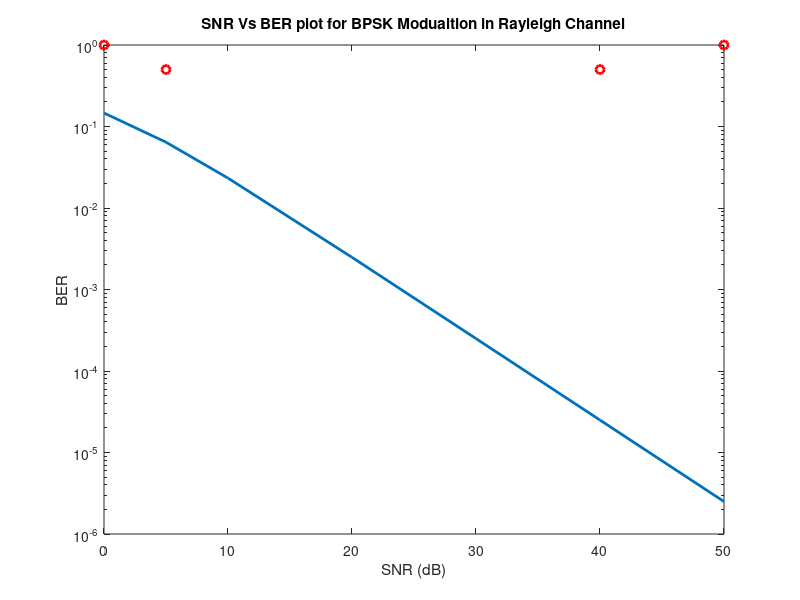

Here is the MATLAB script that generated this plot: (Note: this script raises an error after producing the figure.)
% MATLAB Script for computing the BER for BPSK modulation in a
% Rayleigh fading channel and compred to AWGN Channel
% Clear all the previously used variables
clear all;
close all
 
format long;
% Frame Length
bit_count = 2;
% Number of the frames
frames = 1;
%Range of SNR over which to simulate
SNR = [0 5 10 20 30 40 50];
% Start the main calculation loop
for aa = 1: 1: length(SNR)
    
    % Initiate variables
    T_Errors = 0;
    T_bits = 0;
    
    % Keep going until you get 100 errors
    for frame = 1:1:frames
    
        % Generate some random bits
        uncoded_bits  = round(rand(1,bit_count));
        % BPSK modulator
        tx = -2*(uncoded_bits-0.5);
    
        % Noise variance
        N0 = 1/10^(SNR(aa)/10); % noise over 1 bit data
        
        % Rayleigh channel fading
        h = 1/sqrt(2)*[randn(1,length(tx)) + j*randn(1,length(tx))] 
        % Send over Gaussian Link to the receiver
        rx = h.*tx + sqrt(N0/2)*(randn(1,length(tx))+i*randn(1,length(tx)));
        
%---------------------------------------------------------------
        % Equalization to remove fading effects. Ideal Equalization
        % Considered
        rx = rx./h;
        
        % BPSK demodulator at the Receiver
        rx2 = rx < 0; % less than 0 --> 0, greater than 0 --> 1 ??
    
        % Calculate Bit Errors
        diff = uncoded_bits - rx2;
        T_Errors = T_Errors + sum(abs(diff));
        T_bits = T_bits + length(uncoded_bits);
        
    end
    % Calculate Bit Error Rate
    BER(aa) = T_Errors / T_bits;
    disp(sprintf('bit error probability = %f',BER(aa)));
end
  
%------------------------------------------------------------
% Finally plot the BER Vs. SNR(dB) Curve on logarithmic scale 
% Calculate BER through Simulation
% Rayleigh Theoretical BER
SNRLin = 10.^(SNR/10);
theoryBer = 0.5.*(1-sqrt(SNRLin./(SNRLin+1)));
% Start Plotting
% Rayleigh Theoretical BER
figure(1);
semilogy(SNR,theoryBer,'-','LineWidth',2);
hold on;
% Simulated BER
figure(1);
semilogy(SNR,BER,'or','LineWidth',2);
hold on;
xlabel('SNR (dB)');
ylabel('BER');
title('SNR Vs BER plot for BPSK Modualtion in Rayleigh Channel');
% Theoretical BER
figure(1);
theoryBerAWGN = 0.5*erfc(sqrt(10.^(SNR/10)));
semilogy(SNR,theoryBerAWGN,'blad-','LineWidth',2);
legend('Rayleigh Theoretical','Rayleigh Simulated', 'AWGN Theoretical');
axis([0 40 10^-5 0.5]);
grid on;